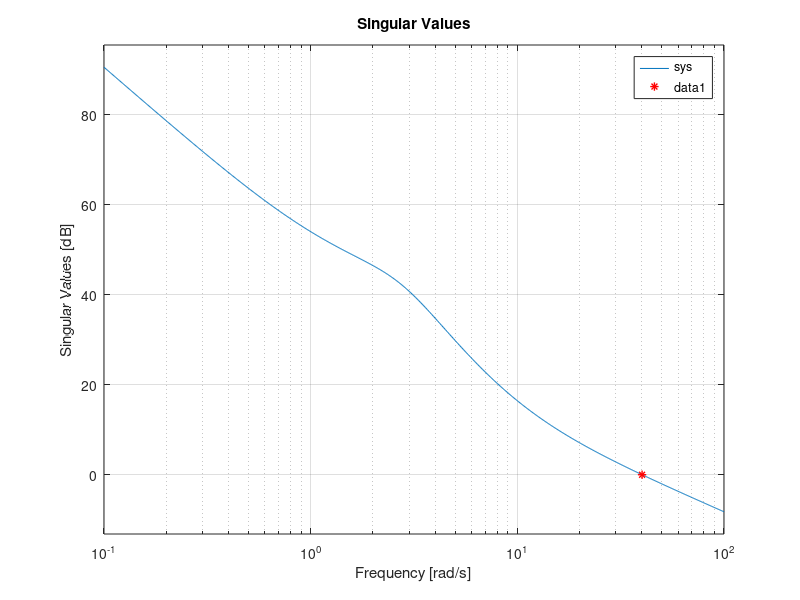

Source code (MATLAB):
clear all; close all; clc;

%% DATI

% x1 = angle of attack
% x2 = pitch angle
% x3 = pitch rate
% x4 = altitude
% y1 = pitch angle
% y2 = altitude
% y3 = velocità * angolo di v rispetto all'orizzonte

% matrici del sistema
A = [-1.2822  0      0.98     0
     0        0      1        0
     -5.4293  0      -1.8366  0
     -128.2   128.2  0        0];

B = [-0.3
      0
      -17
      0   ];

C = [0       1      0  0
     0       0      0  1
     -128.2  128.2  0  0];

D = [0
     0
     0];

sys = ss(A, B, C, D)
s = tf('s');
% sigma(sys)
% grid on
% xlim([10^(-10) 10^(10)])
% ylim([-500 500])

C_states = eye(length(A));
D_states = zeros(length(B), 1);

% stati iniziali
x0 = [deg2rad(0) deg2rad(15) 0 -300];

% riferimento
x_ref = [0 0 0 0]; % si considera come eq = 0 questio stati [0 0 128.2 5000]

% vincoli
u_max = deg2rad(15);
u_min = deg2rad(-15);

x2_max = deg2rad(20);
x2_min = deg2rad(-20);

over_shot = abs(0);
start_sign = sign(x0(4));

%% 1)

T_sim = 15;

Q1 = 1*eye(length(A));
R1 = 1;
[k_LQ1, P, cl_poles] = lqr(A, B, Q1, R1); 

Q2 = 1000*eye(length(A));
R2 = 1;
[k_LQ2, P, cl_poles] = lqr(A, B, Q2, R2); 

Q3 = 1*eye(length(A));
R3 = 100;
[k_LQ3, P, cl_poles] = lqr(A, B, Q3, R3); 

Q4 = 1*eye(length(A));
R4 = 10000;
[k_LQ4, P, cl_poles] = lqr(A, B, Q4, R4); 

% sim_1

%% 2) 
sigma(sys)
[sv,w_out] = sigma(sys);

for i = 1:length(w_out)
    if sv(i) <= 1
        tep = i;
        break
    end
end

omega_taglio = w_out(i-1);
grid on
hold on
plot(omega_taglio,0,'*','color','r','LineWidth',1)
gain_taglio = sv(i-1);  
omega_sampling = 2 * omega_taglio;
T_sampling = 2*pi/omega_sampling;

sysd = c2d(sys,T_sampling);

Q_d = Q4; 
R_d = R4;
[Klqr_d, P_d, CLP_d] = dlqr(sysd.A, sysd.B, Q_d, R_d);

% sim 2

%% 3)  multiple MPC cases no info on constraints

N1 = 5;
Q1 = Q_d; 
S1 = Q_d; 
R1 = R_d;
% P_d is the P_ of the infinite horizon with 
% Q_d = Q4 and R_d = R4

N2 = 5;
Q2 = Q_d; 
S2 = 100 * Q_d;
R2 = R_d;

N3 = 100;
Q3 = Q_d; 
S3 = Q_d; 
R3 = R_d;

N4 = 5;
Q4 = Q_d; 
S4 = P_d;
R4 = R_d;

%% 4) 

N5 = 100;
Q5 = Q_d; 
S5 = P_d;
R5 = R_d;

N6 = 100;
Q6 = 50 * Q_d; 
S6 = P_d;
R6 = R_d;

N7 = 100;
Q7 = Q_d; 
S7 = P_d;
R7 = 50 * R_d;


%% 5)
% sim


%% 6)

% sim

